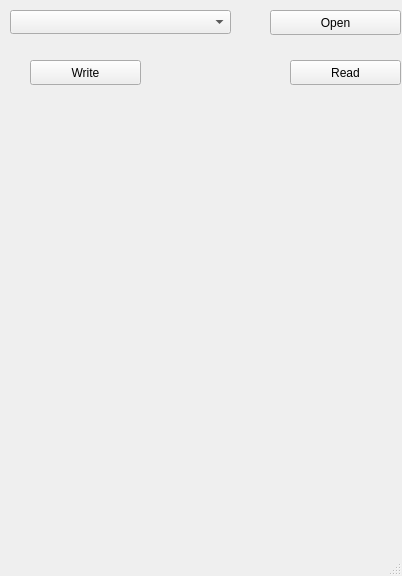
<?xml version="1.0" encoding="UTF-8"?>
<ui version="4.0">
 <class>MainWindow</class>
 <widget class="QMainWindow" name="MainWindow">
  <property name="geometry">
   <rect>
    <x>0</x>
    <y>0</y>
    <width>402</width>
    <height>576</height>
   </rect>
  </property>
  <property name="windowTitle">
   <string>MainWindow</string>
  </property>
  <widget class="QWidget" name="centralwidget">
   <widget class="QPushButton" name="read_button">
    <property name="geometry">
     <rect>
      <x>290</x>
      <y>60</y>
      <width>111</width>
      <height>25</height>
     </rect>
    </property>
    <property name="text">
     <string>Read</string>
    </property>
   </widget>
   <widget class="QComboBox" name="port_box">
    <property name="geometry">
     <rect>
      <x>10</x>
      <y>10</y>
      <width>221</width>
      <height>24</height>
     </rect>
    </property>
   </widget>
   <widget class="QPushButton" name="write_button">
    <property name="geometry">
     <rect>
      <x>30</x>
      <y>60</y>
      <width>111</width>
      <height>25</height>
     </rect>
    </property>
    <property name="text">
     <string>Write</string>
    </property>
   </widget>
   <widget class="QPushButton" name="connect_button">
    <property name="geometry">
     <rect>
      <x>270</x>
      <y>10</y>
      <width>131</width>
      <height>25</height>
     </rect>
    </property>
    <property name="text">
     <string>Open</string>
    </property>
   </widget>
   <widget class="QWidget" name="widget1" native="true">
    <property name="geometry">
     <rect>
      <x>0</x>
      <y>290</y>
      <width>400</width>
      <height>70</height>
     </rect>
    </property>
   </widget>
   <widget class="QWidget" name="widget" native="true">
    <property name="geometry">
     <rect>
      <x>160</x>
      <y>130</y>
      <width>75</width>
      <height>400</height>
     </rect>
    </property>
   </widget>
   <widget class="QLabel" name="luces3">
    <property name="geometry">
     <rect>
      <x>120</x>
      <y>130</y>
      <width>31</width>
      <height>71</height>
     </rect>
    </property>
    <property name="text">
     <string/>
    </property>
    <property name="pixmap">
     <pixmap resource="semaforos.qrc">:/amarillo.png</pixmap>
    </property>
    <property name="scaledContents">
     <bool>true</bool>
    </property>
   </widget>
   <widget class="QLabel" name="luces4">
    <property name="geometry">
     <rect>
      <x>0</x>
      <y>360</y>
      <width>31</width>
      <height>71</height>
     </rect>
    </property>
    <property name="text">
     <string/>
    </property>
    <property name="pixmap">
     <pixmap resource="semaforos.qrc">:/amarillo.png</pixmap>
    </property>
    <property name="scaledContents">
     <bool>true</bool>
    </property>
   </widget>
   <widget class="QLabel" name="luces2">
    <property name="geometry">
     <rect>
      <x>370</x>
      <y>210</y>
      <width>31</width>
      <height>71</height>
     </rect>
    </property>
    <property name="text">
     <string/>
    </property>
    <property name="pixmap">
     <pixmap resource="semaforos.qrc">:/amarillo.png</pixmap>
    </property>
    <property name="scaledContents">
     <bool>true</bool>
    </property>
   </widget>
   <widget class="QLabel" name="luces1">
    <property name="geometry">
     <rect>
      <x>240</x>
      <y>460</y>
      <width>31</width>
      <height>71</height>
     </rect>
    </property>
    <property name="text">
     <string/>
    </property>
    <property name="pixmap">
     <pixmap resource="semaforos.qrc">:/amarillo.png</pixmap>
    </property>
    <property name="scaledContents">
     <bool>true</bool>
    </property>
   </widget>
  </widget>
  <widget class="QMenuBar" name="menubar">
   <property name="geometry">
    <rect>
     <x>0</x>
     <y>0</y>
     <width>402</width>
     <height>25</height>
    </rect>
   </property>
  </widget>
  <widget class="QStatusBar" name="statusbar"/>
 </widget>
 <resources>
  <include location="semaforos.qrc"/>
 </resources>
 <connections/>
</ui>
